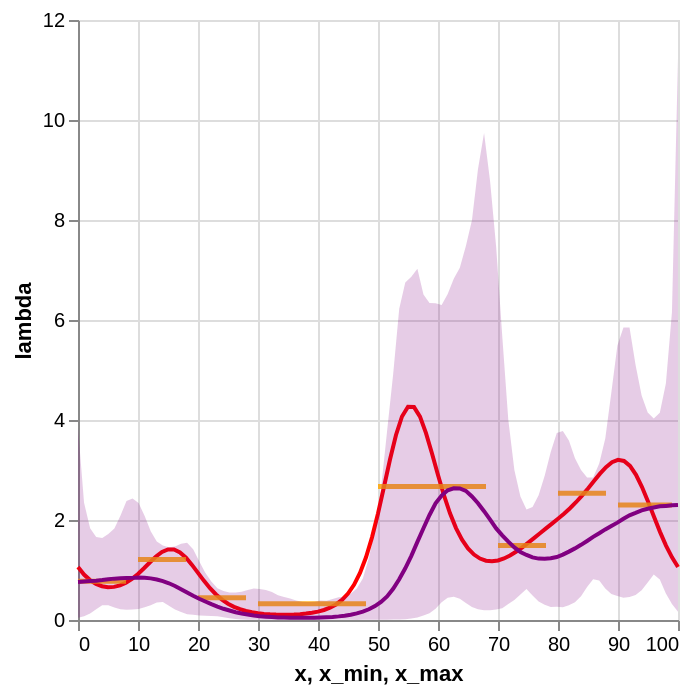

Source (notebook cell):
### Code cell
source_exp3 = summarize_posterior_lam_betaIm_median(
    mcmc_samples,
    PrIm_jax,
    Phi_jax @ K_jax,
    np.linspace(0, 100, 100),
    "3. Null-Space Included",
)
plot_posterior_band(source_exp3, df_rates, df_expanded)

### Figure 1 — Vega-Lite specification as saved in the notebook (floating-point values rounded to 4 significant figures)
{"config": {"view": {"continuousWidth": 300, "continuousHeight": 300}}, "layer": [{"data": {"name": "data-57e9ce31636ad67c36e7dccf51564a34"}, "mark": {"type": "line", "color": "red"}, "encoding": {"x": {"field": "x", "type": "quantitative"}, "y": {"field": "lambda", "title": "lambda", "type": "quantitative"}}}, {"data": {"name": "data-76d7978c27708f3dc3c547466e9c4f48"}, "mark": {"type": "rule", "color": "orange", "opacity": 0.85, "strokeWidth": 2.5}, "encoding": {"x": {"field": "x_min", "type": "quantitative"}, "x2": {"field": "x_max"}, "y": {"field": "lambda_obs", "title": "lambda", "type": "quantitative"}}}, {"data": {"name": "data-1148145f4106af96ada061f07e33f13f"}, "mark": {"type": "line", "color": "purple"}, "encoding": {"x": {"field": "x", "type": "quantitative"}, "y": {"field": "lam", "type": "quantitative"}}}, {"data": {"name": "data-1148145f4106af96ada061f07e33f13f"}, "mark": {"type": "area", "color": "purple", "opacity": 0.2}, "encoding": {"x": {"field": "x", "type": "quantitative"}, "y": {"field": "lower", "type": "quantitative"}, "y2": {"field": "upper"}}}], "$schema": "https://vega.github.io/schema/vega-lite/v6.1.0.json", "datasets": {"data-57e9ce31636ad67c36e7dccf51564a34": [{"x": 0, "lambda": 1.06}, {"x": 1, "lambda": 0.9096}, {"x": 2, "lambda": 0.7984}, {"x": 3, "lambda": 0.7218}, {"x": 4, "lambda": 0.6755}, {"x": 5, "lambda": 0.6564}, {"x": 6, "lambda": 0.6624}, {"x": 7, "lambda": 0.6925}, {"x": 8, "lambda": 0.7463}, {"x": 9, "lambda": 0.8231}, {"x": 10, "lambda": 0.9209}, {"x": 11, "lambda": 1.035}, {"x": 12, "lambda": 1.156}, {"x": 13, "lambda": 1.27}, {"x": 14, "lambda": 1.361}, {"x": 15, "lambda": 1.412}, {"x": 16, "lambda": 1.41}, {"x": 17, "lambda": 1.352}, {"x": 18, "lambda": 1.245}, {"x": 19, "lambda": 1.102}, {"x": 20, "lambda": 0.9426}, {"x": 21, "lambda": 0.7833}, {"x": 22, "lambda": 0.6371}, {"x": 23, "lambda": 0.5112}, {"x": 24, "lambda": 0.408}, {"x": 25, "lambda": 0.3263}, {"x": 26, "lambda": 0.2635}, {"x": 27, "lambda": 0.216}, {"x": 28, "lambda": 0.1807}, {"x": 29, "lambda": 0.1547}, {"x": 30, "lambda": 0.1359}, {"x": 31, "lambda": 0.1226}, {"x": 32, "lambda": 0.1136}, {"x": 33, "lambda": 0.1083}, {"x": 34, "lambda": 0.106}, {"x": 35, "lambda": 0.1067}, {"x": 36, "lambda": 0.1103}, {"x": 37, "lambda": 0.1173}, {"x": 38, "lambda": 0.1283}, {"x": 39, "lambda": 0.1446}, {"x": 40, "lambda": 0.1677}, {"x": 41, "lambda": 0.2003}, {"x": 42, "lambda": 0.2462}, {"x": 43, "lambda": 0.3108}, {"x": 44, "lambda": 0.4014}, {"x": 45, "lambda": 0.5281}, {"x": 46, "lambda": 0.7033}, {"x": 47, "lambda": 0.9412}, {"x": 48, "lambda": 1.255}, {"x": 49, "lambda": 1.653}, {"x": 50, "lambda": 2.13}, {"x": 51, "lambda": 2.664}, {"x": 52, "lambda": 3.209}, {"x": 53, "lambda": 3.7}, {"x": 54, "lambda": 4.07}, {"x": 55, "lambda": 4.264}, {"x": 56, "lambda": 4.259}, {"x": 57, "lambda": 4.068}, {"x": 58, "lambda": 3.738}, {"x": 59, "lambda": 3.329}, {"x": 60, "lambda": 2.898}, {"x": 61, "lambda": 2.491}, {"x": 62, "lambda": 2.134}, {"x": 63, "lambda": 1.839}, {"x": 64, "lambda": 1.606}, {"x": 65, "lambda": 1.432}, {"x": 66, "lambda": 1.309}, {"x": 67, "lambda": 1.229}, {"x": 68, "lambda": 1.186}, {"x": 69, "lambda": 1.175}, {"x": 70, "lambda": 1.191}, {"x": 71, "lambda": 1.231}, {"x": 72, "lambda": 1.289}, {"x": 73, "lambda": 1.364}, {"x": 74, "lambda": 1.449}, {"x": 75, "lambda": 1.542}, {"x": 76, "lambda": 1.639}, {"x": 77, "lambda": 1.736}, {"x": 78, "lambda": 1.832}, {"x": 79, "lambda": 1.928}, {"x": 80, "lambda": 2.025}, {"x": 81, "lambda": 2.127}, {"x": 82, "lambda": 2.236}, {"x": 83, "lambda": 2.355}, {"x": 84, "lambda": 2.487}, {"x": 85, "lambda": 2.63}, {"x": 86, "lambda": 2.779}, {"x": 87, "lambda": 2.927}, {"x": 88, "lambda": 3.058}, {"x": 89, "lambda": 3.157}, {"x": 90, "lambda": 3.204}, {"x": 91, "lambda": 3.182}, {"x": 92, "lambda": 3.081}, {"x": 93, "lambda": 2.903}, {"x": 94, "lambda": 2.659}, {"x": 95, "lambda": 2.37}, {"x": 96, "lambda": 2.063}, {"x": 97, "lambda": 1.763}, {"x": 98, "lambda": 1.489}, {"x": 99, "lambda": 1.253}, {"x": 100, "lambda": 1.06}], "data-76d7978c27708f3dc3c547466e9c4f48": [{"obs_interval": "[0,9)", "x_min": 0, "x_max": 8, "lambda_obs": 0.7738}, {"obs_interval": "[10,19)", "x_min": 10, "x_max": 18, "lambda_obs": 1.209}, {"obs_interval": "[20,29)", "x_min": 20, "x_max": 28, "lambda_obs": 0.4471}, {"obs_interval": "[30,49)", "x_min": 30, "x_max": 48, "lambda_obs": 0.3264}, {"obs_interval": "[50,69)", "x_min": 50, "x_max": 68, "lambda_obs": 2.67}, {"obs_interval": "[70,79)", "x_min": 70, "x_max": 78, "lambda_obs": 1.492}, {"obs_interval": "[80,89)", "x_min": 80, "x_max": 88, "lambda_obs": 2.535}, {"obs_interval": "[90,99]", "x_min": 90, "x_max": 99, "lambda_obs": 2.301}], "data-1148145f4106af96ada061f07e33f13f": [{"x": 0.0, "lam": 0.7614, "lower": 0.04329, "upper": 3.852, "experiment": "3. Null-Space Included"}, {"x": 1.01, "lam": 0.7688, "lower": 0.07614, "upper": 2.346, "experiment": "3. Null-Space Included"}, {"x": 2.02, "lam": 0.7781, "lower": 0.1288, "upper": 1.834, "experiment": "3. Null-Space Included"}, {"x": 3.03, "lam": 0.7868, "lower": 0.2146, "upper": 1.658, "experiment": "3. Null-Space Included"}, {"x": 4.04, "lam": 0.7985, "lower": 0.294, "upper": 1.642, "experiment": "3. Null-Space Included"}, {"x": 5.051, "lam": 0.8146, "lower": 0.2959, "upper": 1.721, "experiment": "3. Null-Space Included"}, {"x": 6.061, "lam": 0.8274, "lower": 0.2504, "upper": 1.831, "experiment": "3. Null-Space Included"}, {"x": 7.071, "lam": 0.835, "lower": 0.2171, "upper": 2.086, "experiment": "3. Null-Space Included"}, {"x": 8.081, "lam": 0.8379, "lower": 0.2069, "upper": 2.378, "experiment": "3. Null-Space Included"}, {"x": 9.091, "lam": 0.8425, "lower": 0.2118, "upper": 2.428, "experiment": "3. Null-Space Included"}, {"x": 10.1, "lam": 0.8484, "lower": 0.2215, "upper": 2.341, "experiment": "3. Null-Space Included"}, {"x": 11.11, "lam": 0.8429, "lower": 0.2552, "upper": 2.08, "experiment": "3. Null-Space Included"}, {"x": 12.12, "lam": 0.8324, "lower": 0.2944, "upper": 1.777, "experiment": "3. Null-Space Included"}, {"x": 13.13, "lam": 0.8098, "lower": 0.3498, "upper": 1.571, "experiment": "3. Null-Space Included"}, {"x": 14.14, "lam": 0.7773, "lower": 0.3587, "upper": 1.492, "experiment": "3. Null-Space Included"}, {"x": 15.15, "lam": 0.7346, "lower": 0.2873, "upper": 1.456, "experiment": "3. Null-Space Included"}, {"x": 16.16, "lam": 0.6806, "lower": 0.2117, "upper": 1.47, "experiment": "3. Null-Space Included"}, {"x": 17.17, "lam": 0.6171, "lower": 0.1608, "upper": 1.526, "experiment": "3. Null-Space Included"}, {"x": 18.18, "lam": 0.549, "lower": 0.116, "upper": 1.546, "experiment": "3. Null-Space Included"}, {"x": 19.19, "lam": 0.4839, "lower": 0.1037, "upper": 1.415, "experiment": "3. Null-Space Included"}, {"x": 20.2, "lam": 0.4251, "lower": 0.09007, "upper": 1.174, "experiment": "3. Null-Space Included"}, {"x": 21.21, "lam": 0.3708, "lower": 0.08455, "upper": 0.9442, "experiment": "3. Null-Space Included"}, {"x": 22.22, "lam": 0.3163, "lower": 0.08175, "upper": 0.7703, "experiment": "3. Null-Space Included"}, {"x": 23.23, "lam": 0.2672, "lower": 0.07309, "upper": 0.6327, "experiment": "3. Null-Space Included"}, {"x": 24.24, "lam": 0.2244, "lower": 0.05561, "upper": 0.5777, "experiment": "3. Null-Space Included"}, {"x": 25.25, "lam": 0.1895, "lower": 0.03533, "upper": 0.5503, "experiment": "3. Null-Space Included"}, {"x": 26.26, "lam": 0.1558, "lower": 0.02004, "upper": 0.548, "experiment": "3. Null-Space Included"}, {"x": 27.27, "lam": 0.1299, "lower": 0.0114, "upper": 0.5657, "experiment": "3. Null-Space Included"}, {"x": 28.28, "lam": 0.1094, "lower": 0.007125, "upper": 0.5978, "experiment": "3. Null-Space Included"}, {"x": 29.29, "lam": 0.09123, "lower": 0.004667, "upper": 0.6279, "experiment": "3. Null-Space Included"}, {"x": 30.3, "lam": 0.07659, "lower": 0.003225, "upper": 0.6188, "experiment": "3. Null-Space Included"}, {"x": 31.31, "lam": 0.06643, "lower": 0.002192, "upper": 0.6007, "experiment": "3. Null-Space Included"}, {"x": 32.32, "lam": 0.05813, "lower": 0.001594, "upper": 0.5617, "experiment": "3. Null-Space Included"}, {"x": 33.33, "lam": 0.05226, "lower": 0.001297, "upper": 0.4952, "experiment": "3. Null-Space Included"}, {"x": 34.34, "lam": 0.04795, "lower": 0.00117, "upper": 0.4577, "experiment": "3. Null-Space Included"}, {"x": 35.35, "lam": 0.04507, "lower": 0.00123, "upper": 0.4295, "experiment": "3. Null-Space Included"}, {"x": 36.36, "lam": 0.04286, "lower": 0.00138, "upper": 0.3906, "experiment": "3. Null-Space Included"}, {"x": 37.37, "lam": 0.04292, "lower": 0.001491, "upper": 0.3625, "experiment": "3. Null-Space Included"}, {"x": 38.38, "lam": 0.04321, "lower": 0.001801, "upper": 0.361, "experiment": "3. Null-Space Included"}, {"x": 39.39, "lam": 0.04597, "lower": 0.002309, "upper": 0.3626, "experiment": "3. Null-Space Included"}, {"x": 40.4, "lam": 0.04959, "lower": 0.002603, "upper": 0.3886, "experiment": "3. Null-Space Included"}, {"x": 41.41, "lam": 0.05493, "lower": 0.002804, "upper": 0.3854, "experiment": "3. Null-Space Included"}, {"x": 42.42, "lam": 0.0623, "lower": 0.003054, "upper": 0.4203, "experiment": "3. Null-Space Included"}, {"x": 43.43, "lam": 0.07247, "lower": 0.002985, "upper": 0.4535, "experiment": "3. Null-Space Included"}, {"x": 44.44, "lam": 0.08642, "lower": 0.002674, "upper": 0.4605, "experiment": "3. Null-Space Included"}, {"x": 45.45, "lam": 0.1059, "lower": 0.002657, "upper": 0.5237, "experiment": "3. Null-Space Included"}, {"x": 46.46, "lam": 0.1322, "lower": 0.002404, "upper": 0.6323, "experiment": "3. Null-Space Included"}, {"x": 47.47, "lam": 0.1673, "lower": 0.002712, "upper": 0.8285, "experiment": "3. Null-Space Included"}, {"x": 48.48, "lam": 0.2144, "lower": 0.002757, "upper": 1.247, "experiment": "3. Null-Space Included"}, {"x": 49.49, "lam": 0.2781, "lower": 0.003571, "upper": 1.793, "experiment": "3. Null-Space Included"}, {"x": 50.51, "lam": 0.3613, "lower": 0.004639, "upper": 2.623, "experiment": "3. Null-Space Included"}, {"x": 51.52, "lam": 0.4713, "lower": 0.005765, "upper": 3.781, "experiment": "3. Null-Space Included"}, {"x": 52.53, "lam": 0.6242, "lower": 0.008306, "upper": 4.915, "experiment": "3. Null-Space Included"}, {"x": 53.54, "lam": 0.8144, "lower": 0.01211, "upper": 6.223, "experiment": "3. Null-Space Included"}, {"x": 54.55, "lam": 1.034, "lower": 0.01718, "upper": 6.752, "experiment": "3. Null-Space Included"}, {"x": 55.56, "lam": 1.283, "lower": 0.03003, "upper": 6.865, "experiment": "3. Null-Space Included"}, {"x": 56.57, "lam": 1.562, "lower": 0.05021, "upper": 7.024, "experiment": "3. Null-Space Included"}, {"x": 57.58, "lam": 1.835, "lower": 0.09045, "upper": 6.512, "experiment": "3. Null-Space Included"}, {"x": 58.59, "lam": 2.1, "lower": 0.1353, "upper": 6.341, "experiment": "3. Null-Space Included"}, {"x": 59.6, "lam": 2.332, "lower": 0.2227, "upper": 6.333, "experiment": "3. Null-Space Included"}, {"x": 60.61, "lam": 2.49, "lower": 0.3547, "upper": 6.302, "experiment": "3. Null-Space Included"}, {"x": 61.62, "lam": 2.595, "lower": 0.4468, "upper": 6.52, "experiment": "3. Null-Space Included"}, {"x": 62.63, "lam": 2.634, "lower": 0.4671, "upper": 6.826, "experiment": "3. Null-Space Included"}, {"x": 63.64, "lam": 2.632, "lower": 0.4264, "upper": 7.046, "experiment": "3. Null-Space Included"}, {"x": 64.65, "lam": 2.583, "lower": 0.3409, "upper": 7.479, "experiment": "3. Null-Space Included"}, {"x": 65.66, "lam": 2.47, "lower": 0.2617, "upper": 7.995, "experiment": "3. Null-Space Included"}, {"x": 66.67, "lam": 2.337, "lower": 0.2149, "upper": 9.02, "experiment": "3. Null-Space Included"}, {"x": 67.68, "lam": 2.176, "lower": 0.1957, "upper": 9.74, "experiment": "3. Null-Space Included"}, {"x": 68.69, "lam": 2.006, "lower": 0.1955, "upper": 8.77, "experiment": "3. Null-Space Included"}, {"x": 69.7, "lam": 1.832, "lower": 0.2092, "upper": 7.459, "experiment": "3. Null-Space Included"}, {"x": 70.71, "lam": 1.694, "lower": 0.2341, "upper": 5.678, "experiment": "3. Null-Space Included"}, {"x": 71.72, "lam": 1.567, "lower": 0.3191, "upper": 4.007, "experiment": "3. Null-Space Included"}, {"x": 72.73, "lam": 1.45, "lower": 0.4021, "upper": 3.002, "experiment": "3. Null-Space Included"}, {"x": 73.74, "lam": 1.361, "lower": 0.511, "upper": 2.472, "experiment": "3. Null-Space Included"}, {"x": 74.75, "lam": 1.301, "lower": 0.6223, "upper": 2.21, "experiment": "3. Null-Space Included"}, {"x": 75.76, "lam": 1.252, "lower": 0.4879, "upper": 2.261, "experiment": "3. Null-Space Included"}, {"x": 76.77, "lam": 1.228, "lower": 0.3681, "upper": 2.495, "experiment": "3. Null-Space Included"}, {"x": 77.78, "lam": 1.224, "lower": 0.3045, "upper": 2.887, "experiment": "3. Null-Space Included"}, {"x": 78.79, "lam": 1.235, "lower": 0.2601, "upper": 3.361, "experiment": "3. Null-Space Included"}, {"x": 79.8, "lam": 1.259, "lower": 0.2629, "upper": 3.741, "experiment": "3. Null-Space Included"}, {"x": 80.81, "lam": 1.308, "lower": 0.2553, "upper": 3.778, "experiment": "3. Null-Space Included"}, {"x": 81.82, "lam": 1.368, "lower": 0.294, "upper": 3.591, "experiment": "3. Null-Space Included"}, {"x": 82.83, "lam": 1.432, "lower": 0.3543, "upper": 3.237, "experiment": "3. Null-Space Included"}, {"x": 83.84, "lam": 1.503, "lower": 0.4746, "upper": 3.0, "experiment": "3. Null-Space Included"}, {"x": 84.85, "lam": 1.581, "lower": 0.6622, "upper": 2.849, "experiment": "3. Null-Space Included"}, {"x": 85.86, "lam": 1.663, "lower": 0.8136, "upper": 2.849, "experiment": "3. Null-Space Included"}, {"x": 86.87, "lam": 1.735, "lower": 0.7922, "upper": 3.13, "experiment": "3. Null-Space Included"}, {"x": 87.88, "lam": 1.812, "lower": 0.6304, "upper": 3.63, "experiment": "3. Null-Space Included"}, {"x": 88.89, "lam": 1.88, "lower": 0.5203, "upper": 4.552, "experiment": "3. Null-Space Included"}, {"x": 89.9, "lam": 1.947, "lower": 0.4789, "upper": 5.491, "experiment": "3. Null-Space Included"}, {"x": 90.91, "lam": 2.024, "lower": 0.4457, "upper": 5.85, "experiment": "3. Null-Space Included"}, {"x": 91.92, "lam": 2.094, "lower": 0.4588, "upper": 5.852, "experiment": "3. Null-Space Included"}, {"x": 92.93, "lam": 2.141, "lower": 0.5008, "upper": 5.101, "experiment": "3. Null-Space Included"}, {"x": 93.94, "lam": 2.191, "lower": 0.5931, "upper": 4.49, "experiment": "3. Null-Space Included"}, {"x": 94.95, "lam": 2.224, "lower": 0.7507, "upper": 4.152, "experiment": "3. Null-Space Included"}, {"x": 95.96, "lam": 2.249, "lower": 0.9114, "upper": 4.03, "experiment": "3. Null-Space Included"}, {"x": 96.97, "lam": 2.273, "lower": 0.8076, "upper": 4.146, "experiment": "3. Null-Space Included"}, {"x": 97.98, "lam": 2.282, "lower": 0.5307, "upper": 4.729, "experiment": "3. Null-Space Included"}, {"x": 98.99, "lam": 2.293, "lower": 0.3191, "upper": 6.153, "experiment": "3. Null-Space Included"}, {"x": 100.0, "lam": 2.299, "lower": 0.1673, "upper": 11.24, "experiment": "3. Null-Space Included"}]}}
